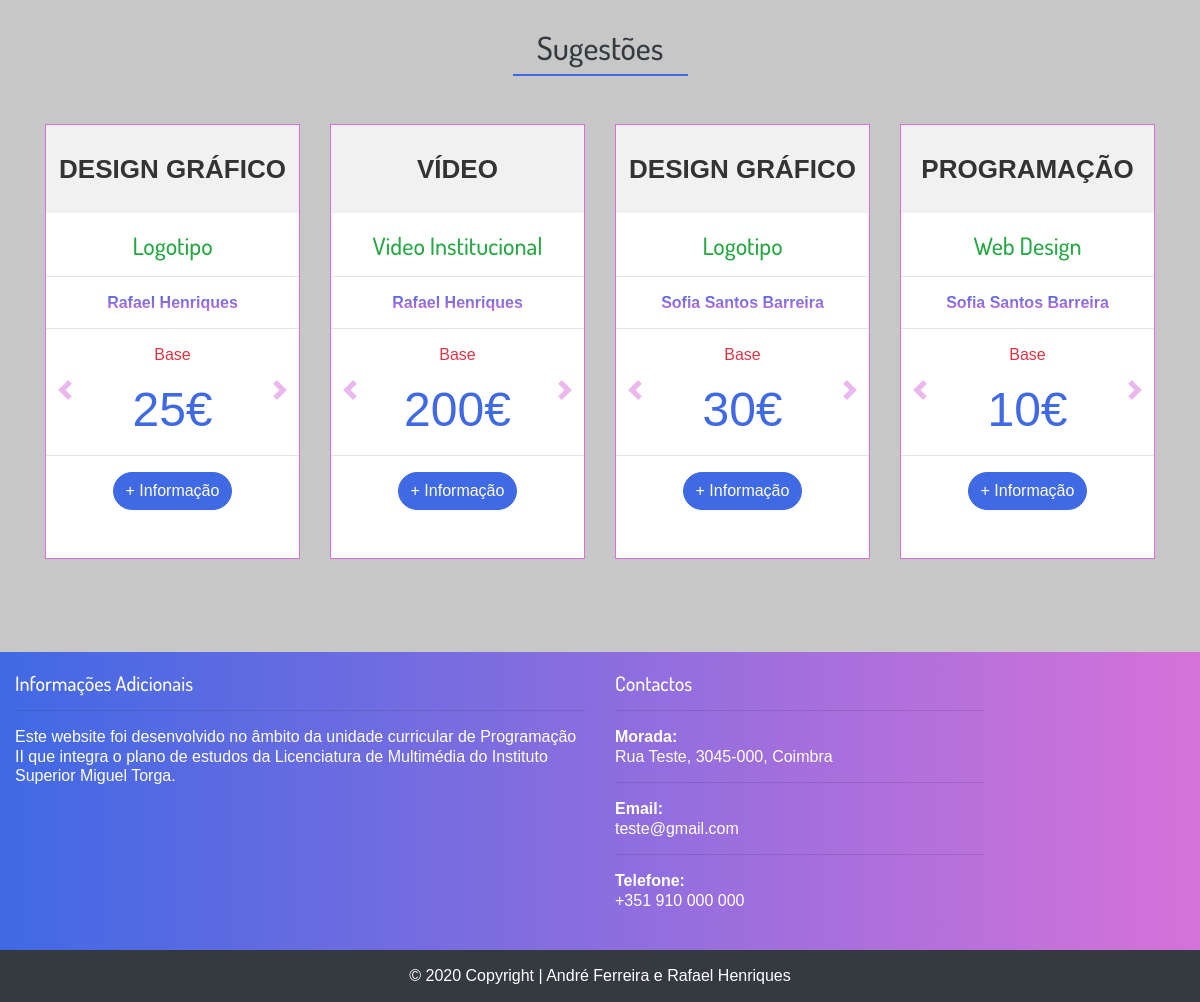
Before: / (lower part) with the older database file.
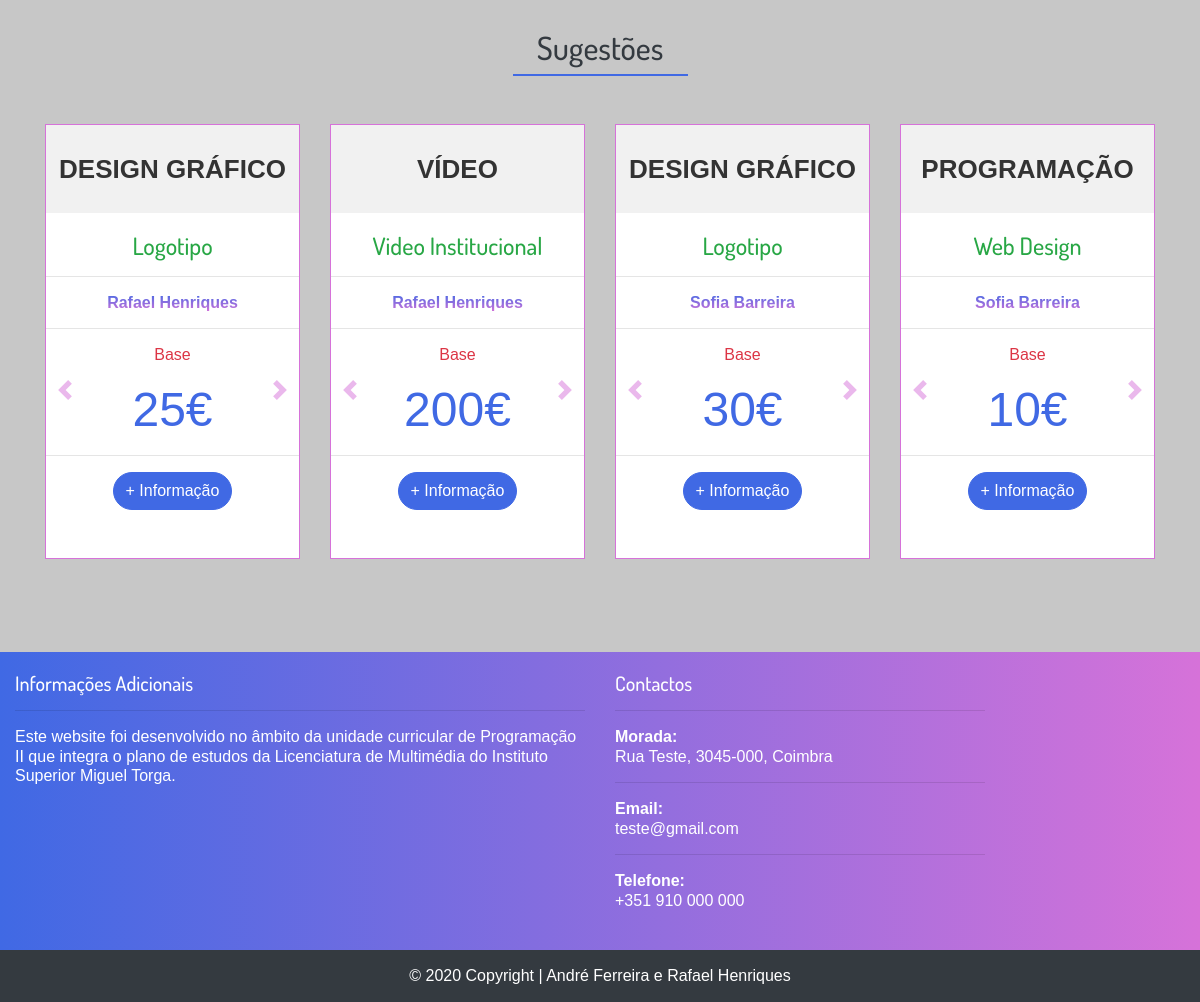
After: the same page with the newer database file.
### tables this page shows
CREATE TABLE IF NOT EXISTS `utilizador` (
  `id_utilizador` int(11) NOT NULL AUTO_INCREMENT,
  `username` varchar(15) NOT NULL,
  `nome` varchar(150) NOT NULL,
  `id_genero` int(11) NOT NULL,
  `email` varchar(100) NOT NULL,
  `data_nascimento` date NOT NULL,
  `data` datetime NOT NULL DEFAULT CURRENT_TIMESTAMP ON UPDATE CURRENT_TIMESTAMP,
  `pass` varchar(255) NOT NULL,
  `tipo_utilizador` int(11) NOT NULL,
  `biografia` varchar(255) DEFAULT NULL,
  `imagem` varchar(255) DEFAULT NULL,
  `repor_pass` varchar(255) DEFAULT NULL,
  PRIMARY KEY (`id_utilizador`),
  UNIQUE KEY `id_area` (`id_utilizador`),
  UNIQUE KEY `username` (`username`),
  KEY `fk_id_tipo_tipo_utilizador` (`tipo_utilizador`),
  KEY `fk_id_genero_genero_utilizador` (`id_genero`)
);

CREATE TABLE IF NOT EXISTS `area` (
  `id_area` int(11) NOT NULL AUTO_INCREMENT,
  `nome` varchar(150) NOT NULL,
  `descricao` varchar(200) NOT NULL,
  `data` datetime NOT NULL DEFAULT CURRENT_TIMESTAMP ON UPDATE CURRENT_TIMESTAMP,
  `img_area` varchar(255) NOT NULL,
  PRIMARY KEY (`id_area`)
);

CREATE TABLE IF NOT EXISTS `subarea` (
  `id_subarea` int(11) NOT NULL AUTO_INCREMENT,
  `nome` varchar(50) NOT NULL,
  `data` datetime NOT NULL DEFAULT CURRENT_TIMESTAMP ON UPDATE CURRENT_TIMESTAMP,
  `id_area` int(11) NOT NULL,
  `img_subarea` varchar(255) NOT NULL,
  PRIMARY KEY (`id_subarea`),
  KEY `fk_id_area_area` (`id_area`)
);

CREATE TABLE IF NOT EXISTS `preco_servico` (
  `id_preco_servico` int(11) NOT NULL AUTO_INCREMENT,
  `base` int(11) NOT NULL,
  `padrao` int(11) NOT NULL,
  `premium` int(11) NOT NULL,
  `id_servico` int(11) NOT NULL,
  PRIMARY KEY (`id_preco_servico`),
  KEY `fk_id_servico_servico` (`id_servico`)
);

### inc/main.inc.php (the view, shortened to what this page needs)
<div class="container-fluid">
    <div class="my-2 py-4">
        <section class="container">
            <header class="col-md-12 mb-4">
                <h2 class="text-center text-dark">Sugestões</h2>
                <span class="underline"></span>
            </header>
            <div class="row py-4">
          <?php
          require("db_projetofinal.php");
          $dados = $db->query("SELECT utilizador.id_utilizador, utilizador.nome AS 'utilizador nome', subarea.id_subarea, subarea.nome AS 'nome subarea', area.nome AS 'nome area', preco_servico.base, preco_servico.padrao, preco_servico.premium, preco_servico.id_servico FROM utilizador JOIN servico ON utilizador.id_utilizador = servico.id_utilizador JOIN subarea ON servico.id_subarea = subarea.id_subarea JOIN area ON subarea.id_area = area.id_area JOIN preco_servico ON servico.id_servico = preco_servico.id_servico ORDER BY rand() LIMIT 4");
            foreach ($dados as $row) {
            echo '
                <div class="col-sm-6 col-md-3 col-xs-12 mb-2">
                    <div class="tabela-preco sombra">
                        <div class="preco-detalhe">
                            <h2>'.$row["nome area"].'</h2>
                            <h4 class="text-success">'.$row["nome subarea"].'</h4><hr>
                            <p class="grad-txt font-weight-bold">'.$row["utilizador nome"].'</p><hr>
                           <div id="'.$row["id_servico"].'" class="carousel slide" data-ride="carousel">
                                        <div class="carousel-inner">
                                            <div class="carousel-item active">
                                            <p class="text-danger">Base</p>
                                            <span style="margin: 0">'.$row["base"].'€</span>
                                            </div>
                                            <span style="margin: 0">'.$row["padrao"].'€</span>
                                            <span style="margin: 0">'.$row["premium"].'€</span>
                                        </div>
                                        <a class="carousel-control-prev rounded-right pt-3" href="#'.$row["id_servico"].'" role="button" data-slide="prev">
                                            <span class="carousel-control-prev-icon" aria-hidden="true"></span>
                                        </a>
                                        <a class="carousel-control-next rounded-left pt-3" href="#'.$row["id_servico"].'" role="button" data-slide="next">
                                            <span class="carousel-control-next-icon" aria-hidden="true"></span>
                                        </a>
                            </div>
                            <hr>
                            <div class="preco-btn mb-2">
                            <a href="index.php?op=servicepage&id_utilizador='.$row["id_utilizador"].'&id_service='.$row["id_servico"].'" class="btn btn-preco">+ Informação</a>
                            </div>
                        </div>
                    </div>
                </div>';
            }
            ?>
        </section>
    </div>
</div>

Changed rows visible on the page:
changed utilizador "PROGRAMAÇÃO": nome "Sofia Santos Barreira" → "Sofia Barreira"
